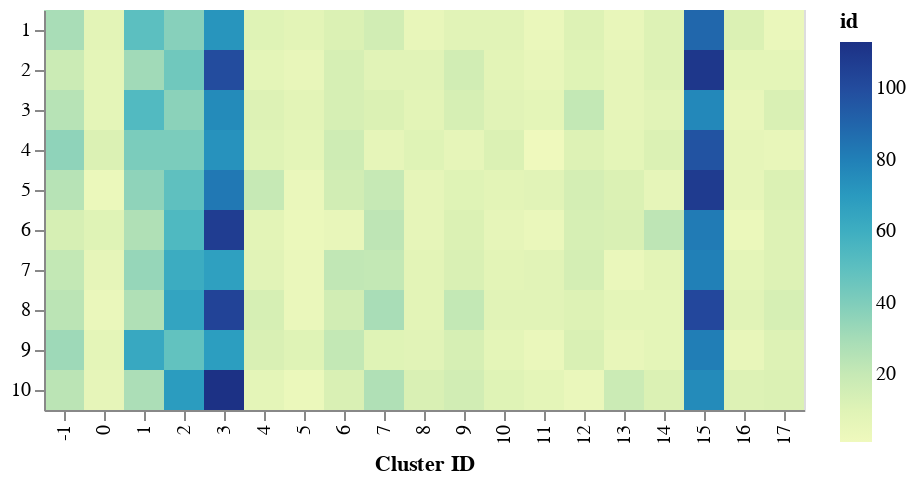

Here is the notebook cell this chart was saved with:
### Code cell
# Create heatmap
import altair as alt
heatmap = alt.Chart(df_plot).mark_rect().encode(
    x=alt.X(f'question_cluster_id:O', title='Cluster ID'),
    y=alt.Y('council_district:O', title=None),
    color=alt.Color('id:Q'))

heatmap

### Figure 1 — Vega-Lite specification as saved in the notebook (floating-point values rounded to 4 significant figures; data arrays with more than 128 entries replaced by an {"elided": "..."} marker saying what was removed)
{"config": {"view": {"continuousWidth": 300, "continuousHeight": 300}}, "data": {"name": "data-03a20d4c71d47859cf258f793e2f1c62"}, "mark": {"type": "rect"}, "encoding": {"color": {"field": "id", "type": "quantitative"}, "x": {"field": "question_cluster_id", "title": "Cluster ID", "type": "ordinal"}, "y": {"field": "council_district", "title": null, "type": "ordinal"}}, "$schema": "https://vega.github.io/schema/vega-lite/v5.20.1.json", "datasets": {"data-03a20d4c71d47859cf258f793e2f1c62": {"elided": "190 records"}}}
